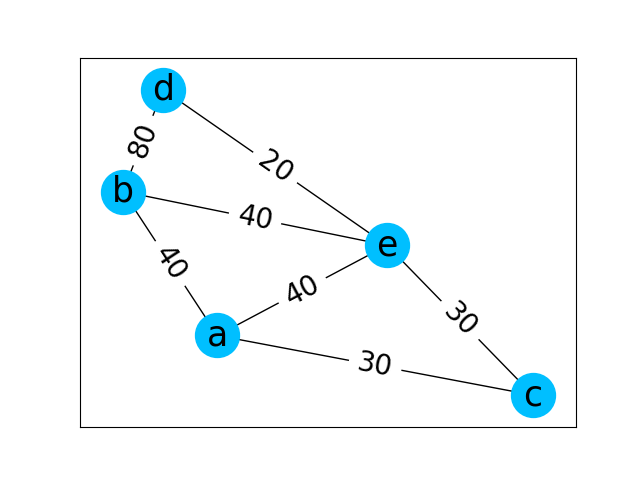

Here is the Python script that generated this plot:
""" p8_17.py """

import matplotlib.pyplot as plt
import networkx as nx

g = nx.Graph()

nodes = ['a', 'b', 'c', 'd', 'e']
w_edges = [('a', 'b', 40), ('a', 'c', 30), \
           ('a', 'e', 40), ('b', 'd', 80), \
           ('b', 'e', 40), ('c', 'e', 30), \
           ('d', 'e', 20)]

g.add_nodes_from(nodes)
g.add_weighted_edges_from(w_edges)
print(g.edges(data=True))

pos = nx.spring_layout(g, seed=2)
weights = nx.get_edge_attributes(g, 'weight')

nx.draw_networkx(g, pos, with_labels=True, \
        node_color="deepskyblue",
        node_size=1000, font_size=25)
nx.draw_networkx_edge_labels(g, pos, \
                             font_size=20, \
                             edge_labels=weights)
# plt.show()
plt.savefig("p8_17.png")
